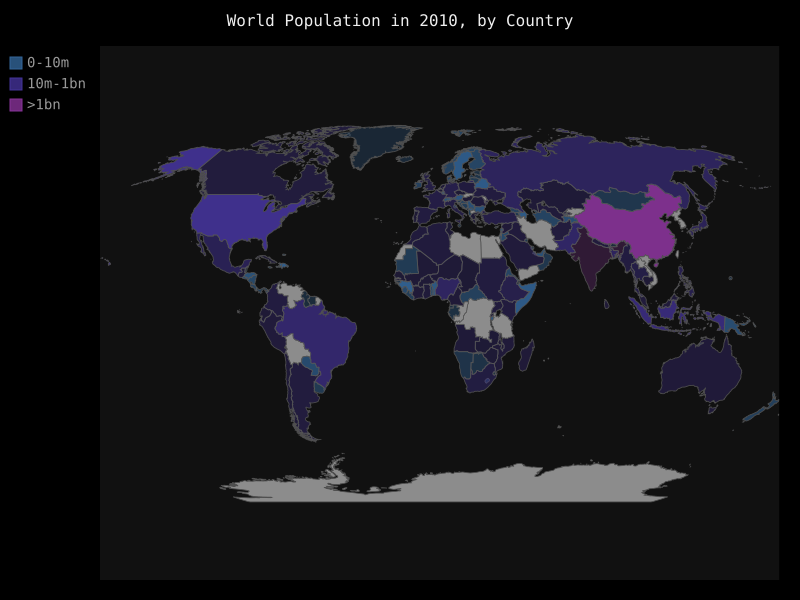

This figure's Python source:
import json
from countries_codes import get_country_code
import pygal
from pygal.style import RotateStyle

filename = 'population_data.json'

with open(filename) as f:
    pop_data = json.load(f)

cc_populations = {}
cc_1, cc_2, cc_3 = {}, {}, {}

for pop_dict in pop_data:
    if pop_dict['Year'] == '2010':
        country_name = pop_dict['Country Name']
        population = int(float(pop_dict['Value']))
        code = get_country_code(country_name)
        if code:
            cc_populations[code] = population

for cc, pop in cc_populations.items():
    if pop < 10000000:
        cc_1[cc] = pop
    elif pop < 1000000000:
        cc_2[cc] = pop
    else:
        cc_3[cc] = pop


wm_style = RotateStyle('#336699')
wm = pygal.Worldmap(style=wm_style)
wm.title = "World Population in 2010, by Country"
wm.add("0-10m", cc_1)
wm.add("10m-1bn", cc_2)
wm.add(">1bn", cc_3)
wm.render_to_file('world_population.svg')
